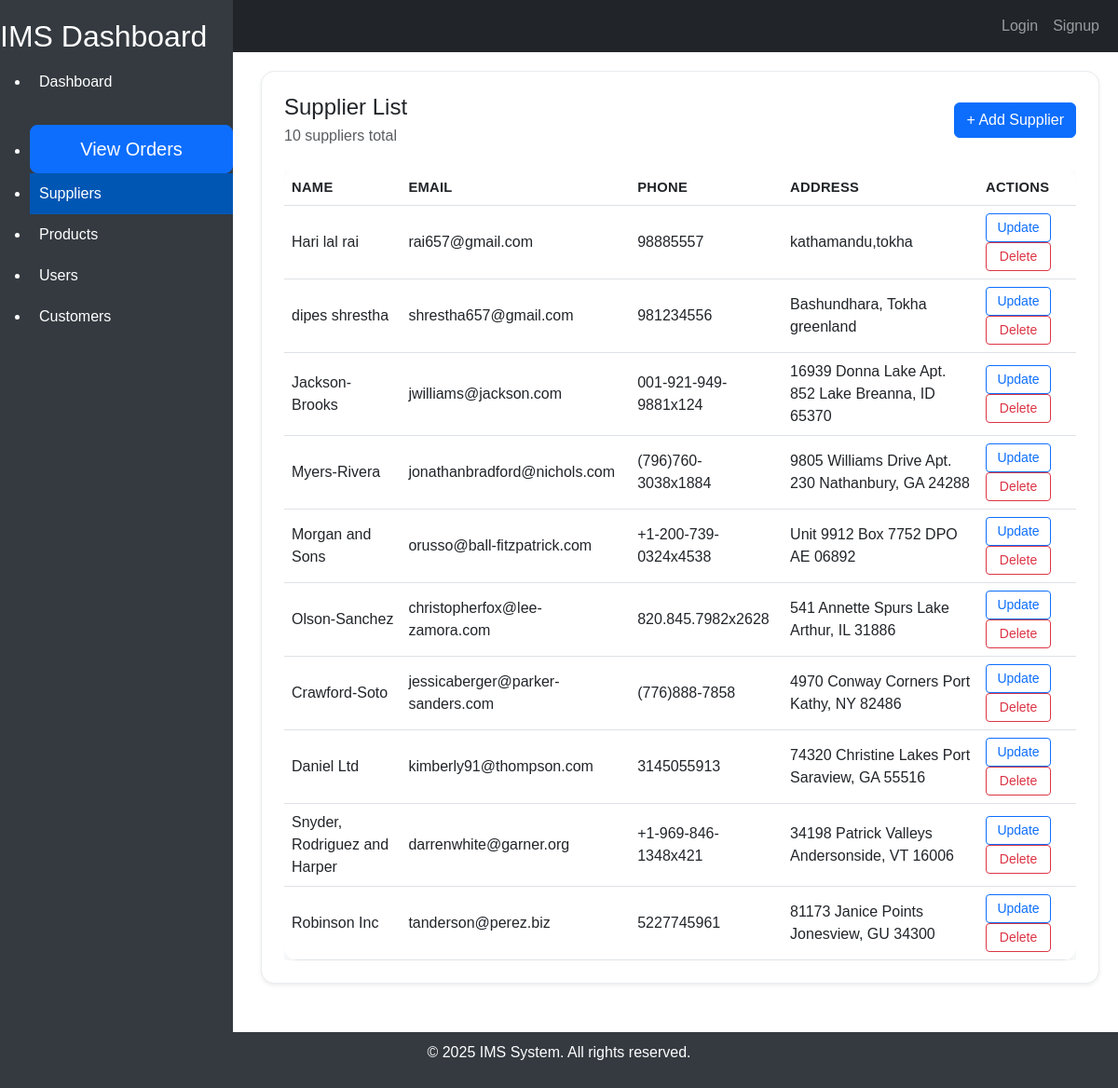
Page /suppliers/suppliers/ (signed in) on the committed database.
### suppliers/models.py (models this page shows, shortened)
class Supplier(models.Model):
    name = models.CharField(max_length=100)
    email = models.EmailField()
    phone = models.CharField(max_length=20)
    address = models.TextField(blank=True, null=True)
    created_at = models.DateTimeField(auto_now_add=True)
    updated_at = models.DateTimeField(auto_now=True)
    is_active = models.BooleanField(default=True)
    class Meta:
        db_table = 'Suppliers'
        verbose_name = 'Supplier'
        verbose_name_plural = 'Suppliers'
        indexes = [
            models.Index(fields=['name']),
            models.Index(fields=['email']),
        ]

### suppliers/views.py (the view)
# urls.py: path('suppliers/', SupplierListView.as_view(), name='supplier-list'),
class SupplierListView(SessionLoginRequiredMixin, ListView):
    model = Supplier
    template_name = "suppliers/supplier_list.html"
    context_object_name = "suppliers"

### home/mixins.py (called while the page is built)
    def dispatch(self, request, *args, **kwargs):
        if not request.session.get("user_id"):
            return redirect_to_login(request.get_full_path(), "login")
        return super().dispatch(request, *args, **kwargs)

### suppliers/template/suppliers/supplier_list.html
{% extends "home/base.html" %}
{% block content %}
<div class="supplier-card shadow-sm p-4">
    <div class="supplier-list-header d-flex justify-content-between mb-4">
        <div>
            <h2 class="h4 mb-1">Supplier List</h2>
            <span class="text-muted">{{ suppliers|length }} supplier{{ suppliers|length|pluralize }} total</span>
        </div>
        <a href="{% url 'supplier-create' %}" class="btn btn-primary">+ Add Supplier</a>
    </div>
    <div class="table-responsive">
        <table class="table table-hover supplier-table mb-0">
            <thead>
                <tr><th>Name</th><th>Email</th><th>Phone</th><th>Address</th><th>Actions</th></tr>
            </thead>
            <tbody>
                {% for supplier in suppliers %}
                <tr>
                    <td data-label="Name">{{ supplier.name }}</td>
                    <td data-label="Email">{{ supplier.email }}</td>
                    <td data-label="Phone">{{ supplier.phone }}</td>
                    <td data-label="Address">{{ supplier.address|default:"-" }}</td>
                    <td data-label="Actions">
                        <a href="{% url 'supplier-update' supplier.pk %}" class="btn btn-sm btn-outline-primary">Update</a>
                        <a href="{% url 'supplier-delete' supplier.pk %}" class="btn btn-sm btn-outline-danger">Delete</a>
                    </td>
                </tr>
                {% empty %}
                <tr><td colspan="5">No suppliers found.</td></tr>
                {% endfor %}
            </tbody>
        </table>
    </div>
</div>
{% endblock %}

### customer/static/customer/css/customer.css (style rules this page uses)
.supplier-card { max-width: 900px; margin: 0 auto 2rem; border-radius: 0.9rem; overflow: hidden; background: #ffffff; border: 1px solid #e9ecef; }
.supplier-list-header { align-items: center; gap: 1rem; flex-wrap: wrap; }
.supplier-table { background: #ffffff; border-radius: 0.9rem; overflow: hidden; box-shadow: 0 0.65rem 1.5rem rgba(18, 38, 63, 0.08); }
.supplier-table thead th { letter-spacing: 0.02em; text-transform: uppercase; font-size: 0.92rem; }
.supplier-table td, .supplier-table th { vertical-align: middle; }
.supplier-table .btn-sm { min-width: 70px; }

### home/templates/home/base.html (style rules this page uses)
body { font-family: Arial, sans-serif; display: flex; flex-direction: column; min-height: 100vh; }

### rows in the picture
Supplier: name "Hari lal rai", email "rai657@gmail.com", phone "98885557", address "kathamandu,tokha"
Supplier: name "dipes shrestha", email "shrestha657@gmail.com", phone "981234556", address "Bashundhara, Tokha greenland"
Supplier: name "Jackson-Brooks", email "jwilliams@jackson.com", phone "001-921-949-9881x124", address "16939 Donna Lake Apt. 852 Lake Breanna, ID 65370"
Supplier: name "Myers-Rivera", email "jonathanbradford@nichols.com", phone "(796)760-3038x1884", address "9805 Williams Drive Apt. 230 Nathanbury, GA 24288"
Supplier: name "Morgan and Sons", email "orusso@ball-fitzpatrick.com", phone "+1-200-739-0324x4538", address "Unit 9912 Box 7752 DPO AE 06892"
Supplier: name "Olson-Sanchez", email "christopherfox@lee-zamora.com", phone "820.845.7982x2628", address "541 Annette Spurs Lake Arthur, IL 31886"
Supplier: name "Crawford-Soto", email "jessicaberger@parker-sanders.com", phone "(776)888-7858", address "4970 Conway Corners Port Kathy, NY 82486"
Supplier: name "Daniel Ltd", email "kimberly91@thompson.com", phone "3145055913", address "74320 Christine Lakes Port Saraview, GA 55516"
Supplier: name "Snyder, Rodriguez and Harper", email "darrenwhite@garner.org", phone "+1-969-846-1348x421", address "34198 Patrick Valleys Andersonside, VT 16006"
Supplier: name "Robinson Inc", email "tanderson@perez.biz", phone "5227745961", address "81173 Janice Points Jonesview, GU 34300"

### other values in the picture
{{ suppliers|length }} "10"
